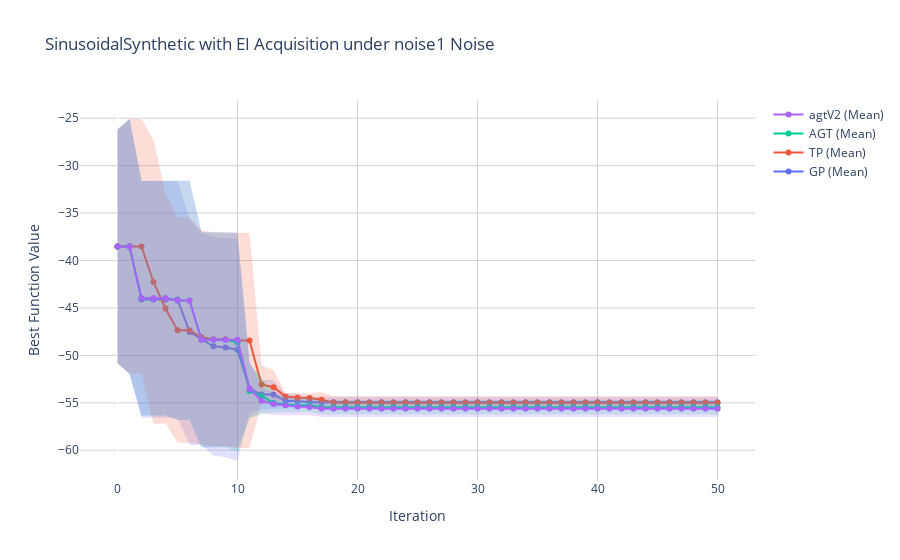

Here is the notebook cell this chart was saved with:
### Code cell
target = os.path.join(LOG_DIR, 'E4_retrieved')
models = ['GP', 'TP', 'AGT', 'agtV2']
objective = 'SinusoidalSynthetic'
acquisition = 'EI'
# noise_levels = ["noise0", "noise1", "noise2"]
noise_level = "noise1"
keywards = [objective, acquisition, noise_level]

result_df_dict = create_result_df_dict(target, models, keywards)

color_dict = {
    'GP': px.colors.qualitative.Plotly[0],
    'TP': px.colors.qualitative.Plotly[1],
    'AGT': px.colors.qualitative.Plotly[2],
    'agtV2': px.colors.qualitative.Plotly[3],
}

fig = go.Figure()

for model_name, result_df in result_df_dict.items():
    # add_history_plot_with_error_bars(fig, model_name, result_df)
    add_history_plot_with_shaded_error(fig, model_name, result_df)

# Customize the layout with transparent background and grid
fig.update_layout(
    title=f"{objective} with {acquisition} Acquisition under {noise_level} Noise",
    xaxis_title="Iteration",
    yaxis_title="Best Function Value",
    plot_bgcolor='rgba(0, 0, 0, 0)',  # Set background to transparent
    xaxis=dict(
        showgrid=True,  # Display grid
        gridcolor='lightgray'  # Set grid line color
    ),
    yaxis=dict(
        showgrid=True,  # Display grid
        gridcolor='lightgray'  # Set grid line color
    )
)

fig.show()

### Figure 1 — Plotly figure (JSON) as saved in the notebook; plotly's stock layout.template omitted (floating-point values rounded to 4 significant figures)
{"data": [{"line": {"color": "#636EFA"}, "mode": "lines+markers", "name": "GP (Mean)", "type": "scatter", "x": [0, 1, 2, 3, 4, 5, 6, 7, 8, 9, 10, 11, 12, 13, 14, 15, 16, 17, 18, 19, 20, 21, 22, 23, 24, 25, 26, 27, 28, 29, 30, 31, 32, 33, 34, 35, 36, 37, 38, 39, 40, 41, 42, 43, 44, 45, 46, 47, 48, 49, 50], "y": [-38.51, -38.51, -44.1, -44.1, -44.1, -44.1, -47.52, -48.24, -49.04, -49.16, -49.4, -53.51, -54.13, -54.13, -54.81, -54.81, -54.95, -54.95, -54.95, -54.95, -54.95, -54.95, -54.95, -54.95, -54.95, -54.95, -54.95, -54.95, -54.95, -54.95, -54.95, -54.95, -54.95, -54.95, -54.95, -54.95, -54.95, -54.95, -54.95, -54.95, -54.95, -54.95, -54.95, -54.95, -54.95, -54.95, -54.95, -54.95, -54.95, -54.95, -54.95]}, {"hoverinfo": "skip", "line": {"width": 0}, "mode": "lines", "showlegend": false, "type": "scatter", "x": [0, 1, 2, 3, 4, 5, 6, 7, 8, 9, 10, 11, 12, 13, 14, 15, 16, 17, 18, 19, 20, 21, 22, 23, 24, 25, 26, 27, 28, 29, 30, 31, 32, 33, 34, 35, 36, 37, 38, 39, 40, 41, 42, 43, 44, 45, 46, 47, 48, 49, 50], "y": [-26.18, -25.08, -31.63, -31.63, -31.63, -31.63, -35.61, -37.05, -37.51, -37.57, -37.67, -50.91, -52.59, -52.59, -54.07, -54.07, -54.37, -54.37, -54.37, -54.37, -54.37, -54.37, -54.37, -54.37, -54.37, -54.37, -54.37, -54.37, -54.37, -54.37, -54.37, -54.37, -54.37, -54.37, -54.37, -54.37, -54.37, -54.37, -54.37, -54.37, -54.37, -54.37, -54.37, -54.37, -54.37, -54.37, -54.37, -54.37, -54.37, -54.37, -54.37]}, {"fill": "tonexty", "fillcolor": "rgba(99, 110, 250, 0.2)", "hoverinfo": "skip", "line": {"width": 0}, "mode": "lines", "showlegend": false, "type": "scatter", "x": [0, 1, 2, 3, 4, 5, 6, 7, 8, 9, 10, 11, 12, 13, 14, 15, 16, 17, 18, 19, 20, 21, 22, 23, 24, 25, 26, 27, 28, 29, 30, 31, 32, 33, 34, 35, 36, 37, 38, 39, 40, 41, 42, 43, 44, 45, 46, 47, 48, 49, 50], "y": [-50.84, -51.94, -56.58, -56.58, -56.58, -56.58, -59.44, -59.43, -60.57, -60.75, -61.13, -56.1, -55.67, -55.68, -55.56, -55.56, -55.52, -55.52, -55.52, -55.52, -55.52, -55.52, -55.52, -55.52, -55.52, -55.52, -55.52, -55.52, -55.52, -55.52, -55.52, -55.52, -55.52, -55.52, -55.52, -55.52, -55.52, -55.52, -55.52, -55.52, -55.52, -55.52, -55.52, -55.52, -55.52, -55.52, -55.52, -55.52, -55.52, -55.52, -55.52]}, {"line": {"color": "#EF553B"}, "mode": "lines+markers", "name": "TP (Mean)", "type": "scatter", "x": [0, 1, 2, 3, 4, 5, 6, 7, 8, 9, 10, 11, 12, 13, 14, 15, 16, 17, 18, 19, 20, 21, 22, 23, 24, 25, 26, 27, 28, 29, 30, 31, 32, 33, 34, 35, 36, 37, 38, 39, 40, 41, 42, 43, 44, 45, 46, 47, 48, 49, 50], "y": [-38.51, -38.51, -38.51, -42.27, -45.05, -47.34, -47.34, -48.1, -48.3, -48.3, -48.44, -48.44, -53.07, -53.36, -54.34, -54.47, -54.49, -54.68, -54.97, -54.97, -55.0, -55.0, -55.0, -55.0, -55.0, -55.0, -55.0, -55.0, -55.0, -55.0, -55.0, -55.0, -55.0, -55.0, -55.0, -55.0, -55.0, -55.0, -55.0, -55.0, -55.0, -55.0, -55.0, -55.0, -55.0, -55.0, -55.0, -55.0, -55.0, -55.0, -55.0]}, {"hoverinfo": "skip", "line": {"width": 0}, "mode": "lines", "showlegend": false, "type": "scatter", "x": [0, 1, 2, 3, 4, 5, 6, 7, 8, 9, 10, 11, 12, 13, 14, 15, 16, 17, 18, 19, 20, 21, 22, 23, 24, 25, 26, 27, 28, 29, 30, 31, 32, 33, 34, 35, 36, 37, 38, 39, 40, 41, 42, 43, 44, 45, 46, 47, 48, 49, 50], "y": [-26.18, -25.08, -25.08, -27.29, -32.93, -35.46, -35.46, -36.81, -37.05, -37.05, -37.1, -37.1, -51.02, -51.56, -53.96, -54.01, -54.0, -53.85, -54.31, -54.31, -54.32, -54.32, -54.32, -54.32, -54.32, -54.32, -54.32, -54.32, -54.32, -54.32, -54.32, -54.32, -54.32, -54.32, -54.32, -54.32, -54.32, -54.32, -54.32, -54.32, -54.32, -54.32, -54.32, -54.32, -54.32, -54.32, -54.32, -54.32, -54.32, -54.32, -54.32]}, {"fill": "tonexty", "fillcolor": "rgba(239, 85, 59, 0.2)", "hoverinfo": "skip", "line": {"width": 0}, "mode": "lines", "showlegend": false, "type": "scatter", "x": [0, 1, 2, 3, 4, 5, 6, 7, 8, 9, 10, 11, 12, 13, 14, 15, 16, 17, 18, 19, 20, 21, 22, 23, 24, 25, 26, 27, 28, 29, 30, 31, 32, 33, 34, 35, 36, 37, 38, 39, 40, 41, 42, 43, 44, 45, 46, 47, 48, 49, 50], "y": [-50.84, -51.94, -51.94, -57.25, -57.17, -59.21, -59.21, -59.38, -59.55, -59.55, -59.77, -59.77, -55.12, -55.17, -54.72, -54.93, -54.98, -55.51, -55.63, -55.63, -55.68, -55.68, -55.68, -55.68, -55.68, -55.68, -55.68, -55.68, -55.68, -55.68, -55.68, -55.68, -55.68, -55.68, -55.68, -55.68, -55.68, -55.68, -55.68, -55.68, -55.68, -55.68, -55.68, -55.68, -55.68, -55.68, -55.68, -55.68, -55.68, -55.68, -55.68]}, {"line": {"color": "#00CC96"}, "mode": "lines+markers", "name": "AGT (Mean)", "type": "scatter", "x": [0, 1, 2, 3, 4, 5, 6, 7, 8, 9, 10, 11, 12, 13, 14, 15, 16, 17, 18, 19, 20, 21, 22, 23, 24, 25, 26, 27, 28, 29, 30, 31, 32, 33, 34, 35, 36, 37, 38, 39, 40, 41, 42, 43, 44, 45, 46, 47, 48, 49, 50], "y": [-38.51, -38.51, -43.98, -43.98, -43.98, -44.21, -44.21, -48.35, -48.35, -48.36, -48.64, -53.75, -54.26, -55.01, -55.17, -55.25, -55.25, -55.47, -55.47, -55.47, -55.47, -55.47, -55.47, -55.47, -55.47, -55.47, -55.47, -55.47, -55.47, -55.47, -55.47, -55.47, -55.47, -55.47, -55.47, -55.47, -55.47, -55.47, -55.47, -55.47, -55.47, -55.47, -55.47, -55.47, -55.47, -55.47, -55.47, -55.47, -55.47, -55.47, -55.47]}, {"hoverinfo": "skip", "line": {"width": 0}, "mode": "lines", "showlegend": false, "type": "scatter", "x": [0, 1, 2, 3, 4, 5, 6, 7, 8, 9, 10, 11, 12, 13, 14, 15, 16, 17, 18, 19, 20, 21, 22, 23, 24, 25, 26, 27, 28, 29, 30, 31, 32, 33, 34, 35, 36, 37, 38, 39, 40, 41, 42, 43, 44, 45, 46, 47, 48, 49, 50], "y": [-26.18, -25.08, -31.62, -31.62, -31.62, -31.59, -31.59, -37.03, -37.03, -37.03, -37.15, -50.84, -52.37, -53.97, -54.33, -54.49, -54.49, -54.72, -54.72, -54.72, -54.72, -54.72, -54.72, -54.72, -54.72, -54.72, -54.72, -54.72, -54.72, -54.72, -54.72, -54.72, -54.72, -54.72, -54.72, -54.72, -54.72, -54.72, -54.72, -54.72, -54.72, -54.72, -54.72, -54.72, -54.72, -54.72, -54.72, -54.72, -54.72, -54.72, -54.72]}, {"fill": "tonexty", "fillcolor": "rgba(0, 204, 150, 0.2)", "hoverinfo": "skip", "line": {"width": 0}, "mode": "lines", "showlegend": false, "type": "scatter", "x": [0, 1, 2, 3, 4, 5, 6, 7, 8, 9, 10, 11, 12, 13, 14, 15, 16, 17, 18, 19, 20, 21, 22, 23, 24, 25, 26, 27, 28, 29, 30, 31, 32, 33, 34, 35, 36, 37, 38, 39, 40, 41, 42, 43, 44, 45, 46, 47, 48, 49, 50], "y": [-50.84, -51.94, -56.35, -56.35, -56.35, -56.82, -56.82, -59.67, -59.67, -59.69, -60.13, -56.67, -56.16, -56.06, -56.0, -56.01, -56.01, -56.23, -56.23, -56.23, -56.23, -56.23, -56.23, -56.23, -56.23, -56.23, -56.23, -56.23, -56.23, -56.23, -56.23, -56.23, -56.23, -56.23, -56.23, -56.23, -56.23, -56.23, -56.23, -56.23, -56.23, -56.23, -56.23, -56.23, -56.23, -56.23, -56.23, -56.23, -56.23, -56.23, -56.23]}, {"line": {"color": "#AB63FA"}, "mode": "lines+markers", "name": "agtV2 (Mean)", "type": "scatter", "x": [0, 1, 2, 3, 4, 5, 6, 7, 8, 9, 10, 11, 12, 13, 14, 15, 16, 17, 18, 19, 20, 21, 22, 23, 24, 25, 26, 27, 28, 29, 30, 31, 32, 33, 34, 35, 36, 37, 38, 39, 40, 41, 42, 43, 44, 45, 46, 47, 48, 49, 50], "y": [-38.51, -38.51, -43.98, -43.98, -43.98, -44.21, -44.21, -48.35, -48.35, -48.35, -48.35, -53.52, -54.77, -55.13, -55.26, -55.4, -55.43, -55.63, -55.63, -55.63, -55.63, -55.63, -55.63, -55.63, -55.63, -55.63, -55.63, -55.63, -55.63, -55.63, -55.63, -55.63, -55.63, -55.63, -55.63, -55.63, -55.63, -55.63, -55.63, -55.63, -55.63, -55.63, -55.63, -55.63, -55.63, -55.63, -55.63, -55.63, -55.63, -55.63, -55.63]}, {"hoverinfo": "skip", "line": {"width": 0}, "mode": "lines", "showlegend": false, "type": "scatter", "x": [0, 1, 2, 3, 4, 5, 6, 7, 8, 9, 10, 11, 12, 13, 14, 15, 16, 17, 18, 19, 20, 21, 22, 23, 24, 25, 26, 27, 28, 29, 30, 31, 32, 33, 34, 35, 36, 37, 38, 39, 40, 41, 42, 43, 44, 45, 46, 47, 48, 49, 50], "y": [-26.18, -25.08, -31.62, -31.62, -31.62, -31.59, -31.59, -37.03, -37.03, -37.03, -37.03, -50.54, -53.46, -53.95, -54.24, -54.51, -54.56, -54.75, -54.75, -54.75, -54.75, -54.75, -54.75, -54.75, -54.75, -54.75, -54.75, -54.75, -54.75, -54.75, -54.75, -54.75, -54.75, -54.75, -54.75, -54.75, -54.75, -54.75, -54.75, -54.75, -54.75, -54.75, -54.75, -54.75, -54.75, -54.75, -54.75, -54.75, -54.75, -54.75, -54.75]}, {"fill": "tonexty", "fillcolor": "rgba(171, 99, 250, 0.2)", "hoverinfo": "skip", "line": {"width": 0}, "mode": "lines", "showlegend": false, "type": "scatter", "x": [0, 1, 2, 3, 4, 5, 6, 7, 8, 9, 10, 11, 12, 13, 14, 15, 16, 17, 18, 19, 20, 21, 22, 23, 24, 25, 26, 27, 28, 29, 30, 31, 32, 33, 34, 35, 36, 37, 38, 39, 40, 41, 42, 43, 44, 45, 46, 47, 48, 49, 50], "y": [-50.84, -51.94, -56.35, -56.35, -56.35, -56.82, -56.82, -59.67, -59.67, -59.67, -59.67, -56.51, -56.08, -56.32, -56.29, -56.29, -56.3, -56.5, -56.5, -56.5, -56.5, -56.5, -56.5, -56.5, -56.5, -56.5, -56.5, -56.5, -56.5, -56.5, -56.5, -56.5, -56.5, -56.5, -56.5, -56.5, -56.5, -56.5, -56.5, -56.5, -56.5, -56.5, -56.5, -56.5, -56.5, -56.5, -56.5, -56.5, -56.5, -56.5, -56.5]}], "layout": {"plot_bgcolor": "rgba(0, 0, 0, 0)", "title": {"text": "SinusoidalSynthetic with EI Acquisition under noise1 Noise"}, "xaxis": {"gridcolor": "lightgray", "showgrid": true, "title": {"text": "Iteration"}}, "yaxis": {"gridcolor": "lightgray", "showgrid": true, "title": {"text": "Best Function Value"}}}}
